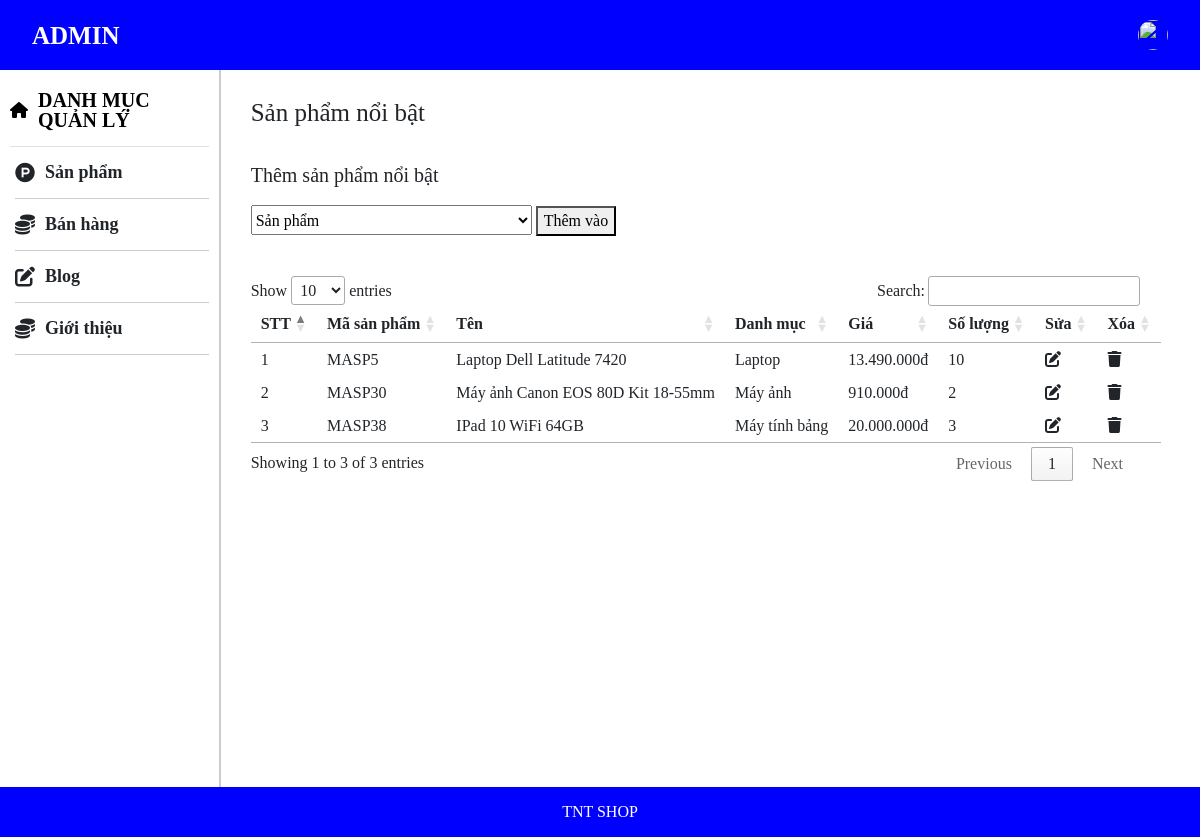
Page /admin/index.php?page=add_product_nb (signed in) on the committed database.
### admin/lib/add_product_nb.php (called while the page is built, shortened)
<?php
    $sql="SELECT * from sản_phẩm ";
    $result=(mysqli_query($conn,$sql));
$sql_2="SELECT * from sản_phẩm where nổi_bật='1'";
    $result_2=(mysqli_query($conn,$sql_2));
    if(mysqli_num_rows($result_2)>0){
        while($row=mysqli_fetch_assoc($result_2)){
            $list_name_product_1[]=$row ;
        }
    }
?>

### admin/page/add_product_nb.php (the view, shortened to what this page needs)
<?php
require './lib/add_product_nb.php';
?>
<div class="content_add_product">
    <div class="title_add_product">Sản phẩm nổi bật</div>
    <div class="error_product"> <?php echo show_error("add_product_nb"); ?> </div>
    <form enctype="" action="" method="post">
        <div class="title_add_product_nb">Thêm sản phẩm nổi bật</div>
        <select class="name_product_nb" name="name_product_nb">
            <option disabled selected>Sản phẩm</option>
        </select>
        <button type="submit" class="add_product_nb" name="add_product_nb">Thêm vào</button>
    </form>
    <div class="box_myTable2">
        <table id="myTable2" class="display1">
            <thead>
                <tr>
                    <th class="list_product_item">STT</th>
                    <th class="list_product_item">Mã sản phẩm</th>
                    <th class="list_product_item">Tên</th>
                    <th class="list_product_item">Danh mục</th>
                    <th class="list_product_item">Giá</th>
                    <th class="list_product_item">Số lượng</th>
                    <th>Sửa</th>
                    <th>Xóa</th>
                </tr>
            </thead>
            <tbody>
                <?php
                $stt = 1;
                foreach ($list_name_product_1 as $item) {
                    $price = $item["giá_tiền"];
                    $formatNumber = number_format($price, 0, '.', '.');
                    $product['url_update'] = "?page=update_product&id={$item['id_sp']}";
                    $product['url_delete'] = "?page=delete_product_nb&id={$item['id_sp']}";
                ?>
                    <tr>
                        <td class="list_product_item"><?php echo $stt++; ?>
                        </td>
                        <td class="list_product_item"><?php echo $item["mã_sản_phẩm"] ?></td>
                        <td class="list_product_item"><?php echo $item["tên_sản_phẩm"] ?></td>
                        <td class="list_product_item"><?php echo $item["tên_danh_mục"] ?></td>
                        <td class="list_product_item"><?php echo $formatNumber ?>đ</td>
                        <td class="list_product_item"><?php echo $item["số_lượng"] ?></td>
                        <td class=""><a href="<?php echo $product['url_update'] ?>" class=""><i class="fa-sharp fa-solid fa-pen-to-square"></i></a></td>
                        <td class=""><a href="<?php echo $product['url_delete'] ?>" class=""><i class="fa-solid fa-trash"></i></a></td>
                    </tr>
                <?php
                }
                ?>
            </tbody>
        </table>
    </div>
</div>
</div>

### admin/public/css/pseudo-class.css (style rules this page uses)
a { text-decoration: none; color:unset; }

### admin/public/css/style.css (style rules this page uses)
* { box-sizing: border-box !important; }
html, body { overflow-y: hidden !important; width: 100%; height: 100%; }
.title_add_product { padding-bottom: 10px; font-size: 25px; }
.content_add_product { width: 100%; overflow: hidden; overflow-y: auto; padding-left: 30px; padding-top: 30px; padding-right: 60px; }
.error_product { height: 15px; width: 100%; margin-top: 5px; }
.display1 { width: 100%; }
.list_product_item { white-space: nowrap; }
.title_add_product_nb { font-size: 20px; margin-bottom: 20px; margin-top: 10px; }
.name_product_nb { height: 30px; }
.add_product_nb { height: 30px; }
.box_myTable2 { margin-top: 40px; }

### rows in the picture
sản_phẩm: mã_sản_phẩm "MASP5", tên_sản_phẩm "Laptop Dell Latitude 7420", tên_danh_mục "Laptop", giá_tiền "13.490.000", số_lượng "10"
sản_phẩm: mã_sản_phẩm "MASP30", tên_sản_phẩm "Máy ảnh Canon EOS 80D Kit 18-55mm", tên_danh_mục "Máy ảnh", giá_tiền "910.000", số_lượng "2"
sản_phẩm: mã_sản_phẩm "MASP38", tên_sản_phẩm "IPad 10 WiFi 64GB", tên_danh_mục "Máy tính bảng", giá_tiền "20.000.000", số_lượng "3"
